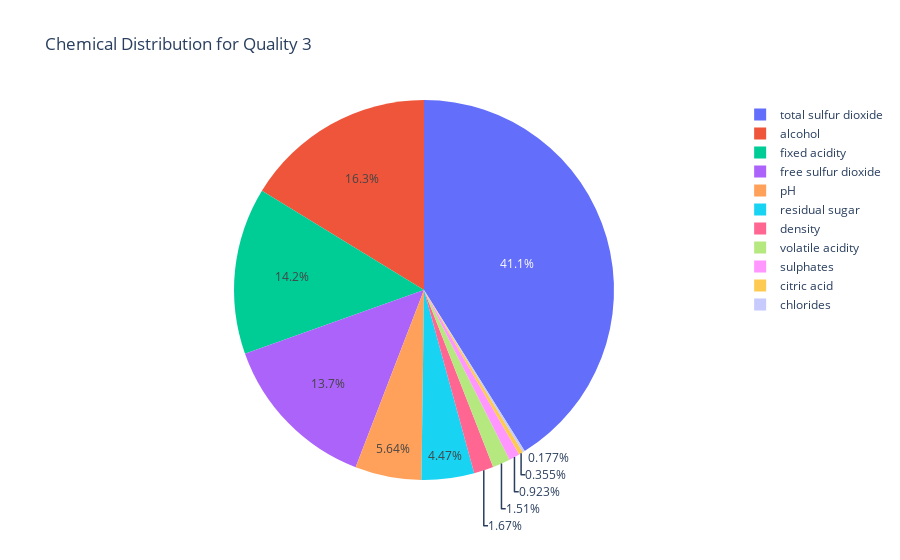
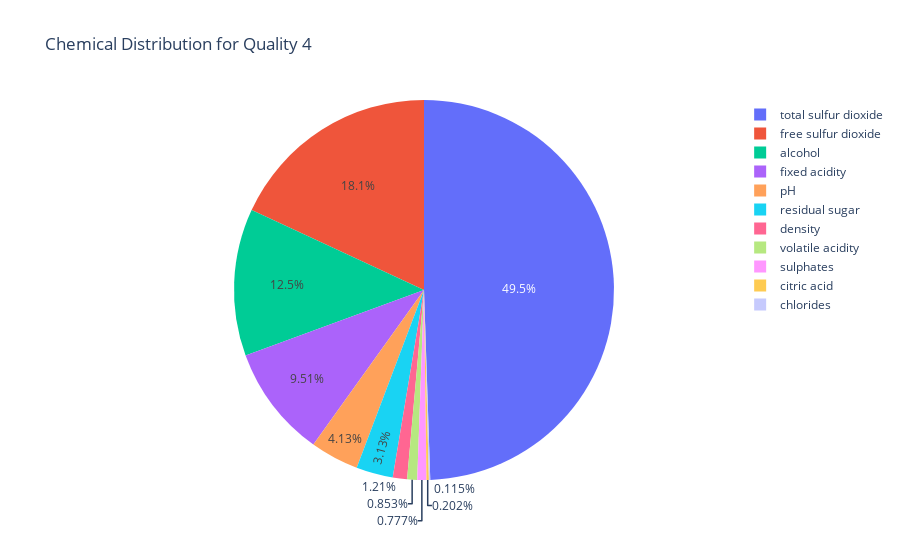
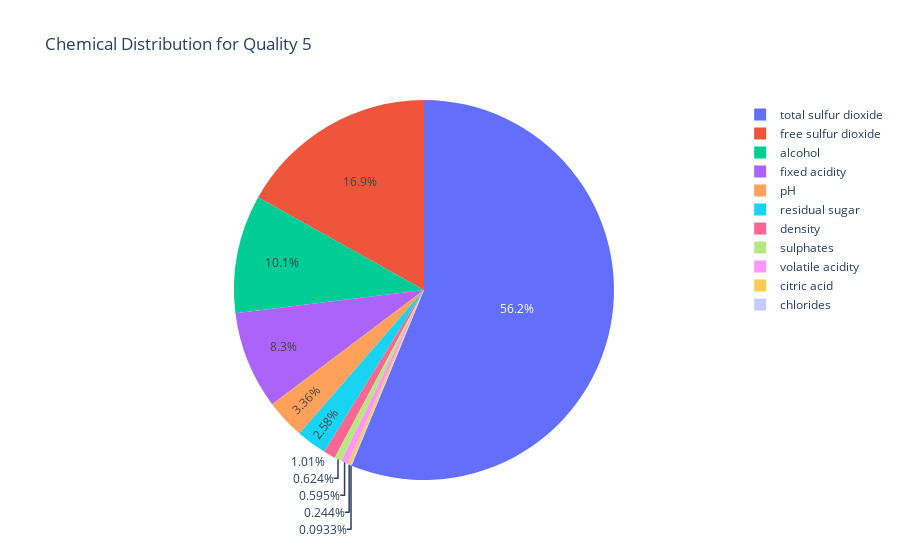
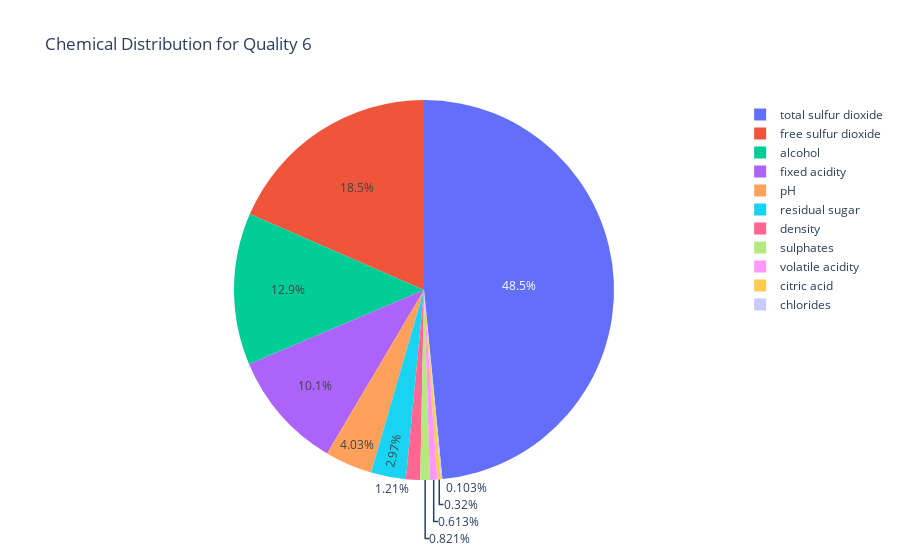

Notebook source saved alongside these figures, in order:
### Markdown cell above
### Pieplot

### Code cell
import plotly.express as px
# Assuming 'data' is your DataFrame and 'quality' is the column for which you want to calculate chemical percentages
# List of chemical columns (excluding the 'quality' column)
chemical_columns = [col for col in data.columns if col != 'quality']

# Group data by 'quality' and calculate the mean of chemical percentages
grouped_data = data.groupby('quality')[chemical_columns].mean()

# Iterate over each quality category and create a pie chart
for quality in grouped_data.index:
    # Extract the mean chemical percentages for the current quality
    quality_data = grouped_data.loc[quality]
    
    # Create a pie chart
    fig = px.pie(
        names=quality_data.index,
        values=quality_data.values,
        title=f'Chemical Distribution for Quality {quality}',
        labels={'names': 'Chemicals', 'values': 'Percentage'}
    )
    
    # Show the pie chart
    fig.show()

### Figure 1 — Plotly figure (JSON) as saved in the notebook; plotly's stock layout.template omitted (floating-point values rounded to 4 significant figures)
{"data": [{"domain": {"x": [0, 1], "y": [0, 1]}, "hovertemplate": "Chemicals=%{label}<br>Percentage=%{value}<extra></extra>", "labels": ["fixed acidity", "volatile acidity", "citric acid", "residual sugar", "chlorides", "free sulfur dioxide", "total sulfur dioxide", "density", "pH", "sulphates", "alcohol"], "legendgroup": "", "name": "", "showlegend": true, "type": "pie", "values": [8.45, 0.8975, 0.2117, 2.667, 0.1053, 8.167, 24.5, 0.9977, 3.362, 0.55, 9.692]}], "layout": {"legend": {"tracegroupgap": 0}, "title": {"text": "Chemical Distribution for Quality 3"}}}

### Figure 2 — Plotly figure (JSON) as saved in the notebook; plotly's stock layout.template omitted (floating-point values rounded to 4 significant figures)
{"data": [{"domain": {"x": [0, 1], "y": [0, 1]}, "hovertemplate": "Chemicals=%{label}<br>Percentage=%{value}<extra></extra>", "labels": ["fixed acidity", "volatile acidity", "citric acid", "residual sugar", "chlorides", "free sulfur dioxide", "total sulfur dioxide", "density", "pH", "sulphates", "alcohol"], "legendgroup": "", "name": "", "showlegend": true, "type": "pie", "values": [7.809, 0.7, 0.1658, 2.567, 0.09479, 14.85, 40.61, 0.9967, 3.391, 0.6379, 10.26]}], "layout": {"legend": {"tracegroupgap": 0}, "title": {"text": "Chemical Distribution for Quality 4"}}}

### Figure 3 — Plotly figure (JSON) as saved in the notebook; plotly's stock layout.template omitted (floating-point values rounded to 4 significant figures)
{"data": [{"domain": {"x": [0, 1], "y": [0, 1]}, "hovertemplate": "Chemicals=%{label}<br>Percentage=%{value}<extra></extra>", "labels": ["fixed acidity", "volatile acidity", "citric acid", "residual sugar", "chlorides", "free sulfur dioxide", "total sulfur dioxide", "density", "pH", "sulphates", "alcohol"], "legendgroup": "", "name": "", "showlegend": true, "type": "pie", "values": [8.161, 0.5853, 0.2401, 2.54, 0.09177, 16.61, 55.3, 0.9971, 3.302, 0.6134, 9.902]}], "layout": {"legend": {"tracegroupgap": 0}, "title": {"text": "Chemical Distribution for Quality 5"}}}

### Figure 4 — Plotly figure (JSON) as saved in the notebook; plotly's stock layout.template omitted (floating-point values rounded to 4 significant figures)
{"data": [{"domain": {"x": [0, 1], "y": [0, 1]}, "hovertemplate": "Chemicals=%{label}<br>Percentage=%{value}<extra></extra>", "labels": ["fixed acidity", "volatile acidity", "citric acid", "residual sugar", "chlorides", "free sulfur dioxide", "total sulfur dioxide", "density", "pH", "sulphates", "alcohol"], "legendgroup": "", "name": "", "showlegend": true, "type": "pie", "values": [8.318, 0.505, 0.2637, 2.445, 0.08528, 15.22, 39.94, 0.9966, 3.324, 0.6765, 10.66]}], "layout": {"legend": {"tracegroupgap": 0}, "title": {"text": "Chemical Distribution for Quality 6"}}}
